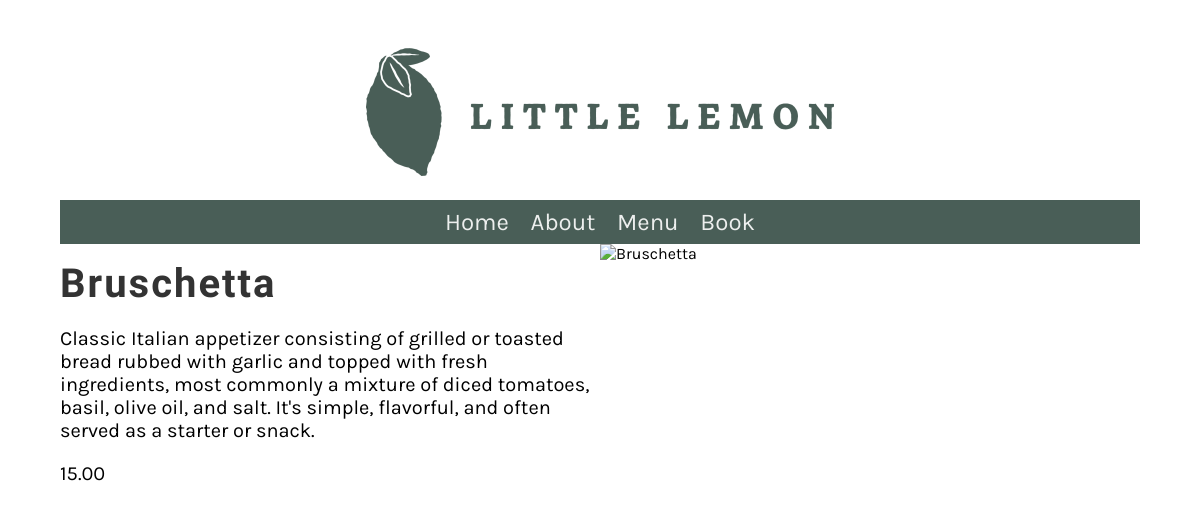
Screenshot of /menu_item/2 with the database file from the repository.
### restaurant/models.py (models this page shows, shortened)
class Menu(models.Model):
   name = models.CharField(max_length= 255)
   price = models.IntegerField()
   description = models.CharField(max_length=1000, default='')

### restaurant/views.py (the view)
# urls.py: path('menu_item/<int:pk>',views.display_menu_item, name="menu_item"),
def display_menu_item(request, pk=None):
    if pk:
        menu_item = Menu.objects.get(pk=pk)
    else:
        menu_item = ""
    return render(request,'menu_item.html', {'menu_item': menu_item})

### restaurant/templates/menu_item.html
{% extends 'base.html' %}
{% block content %}
<div class="row">
    <div class="column">
        <h2>{{menu_item.name}}</h2>
        <p>{{menu_item.description}}</p>
        <p>{{menu_item.price}}.00</p>
    </div>
    <div class="column">
        <img src="{{ menu_item.image.url }}" alt="{{ menu_item.name }}" class="menu-item-image">
    </div>
</div>
{%endblock%}

### restaurant/static/css/style.css (style rules this page uses)
body { font-family: 'Karla', sans-serif; margin-top: 3rem; margin-bottom: 3rem; margin-left: 5%; margin-right: 5%; }
h1, h2, h3, h4, h5, h6 { font-family: 'Markazi Text', serif; letter-spacing: 2px;; }
h2 { font-size: 2.5rem; color: #333333; margin:1rem 0; }
p, ul { font-size: 1.25rem;; }
.row { display: flex; flex-direction: row; width: 100%; padding-bottom: 1rem; }
.column { flex-basis: 50%; margin-bottom: 1rem; padding-bottom: 1rem; }

### rows the page displays
Menu: name "Bruschetta", description "Classic Italian appetizer consisting of grilled or toasted bread rubbed with garlic and topped with fresh ingredients, most commonly a mixture of diced tomatoes, basil, olive oil, and salt. It's simple, flavorful, and often served as a starter or snack.", price "15"
